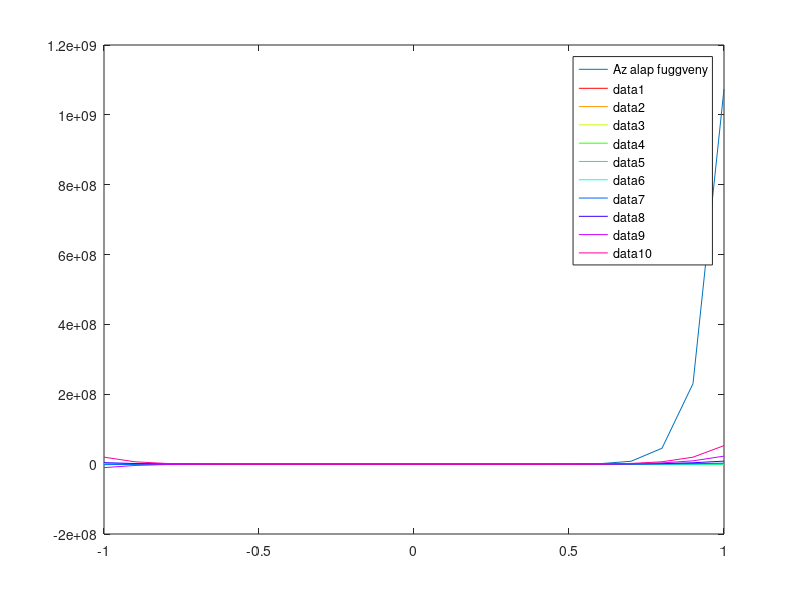

Source code (MATLAB):
M=10;
x=-1:0.1:1
a=30;
f=(1+x).^a;
plot(x,f);
legend('Az alap fuggveny');
hold on;
szin=hsv(M);
s=1;
for i=1:M
    s=s+nchoosek(a,i) * (x.^i);
    plot(x,s,'color',szin(i,:));
    pause(0.1);
end